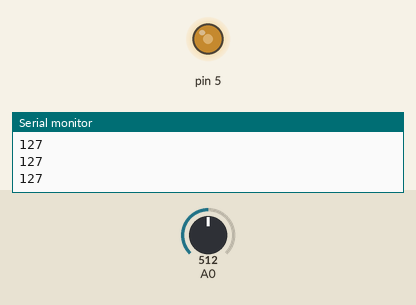
Simulated run of this sketch. Board: Arduino Uno, built with avr-gcc and run on an emulated ATmega328P. On the bench: output pins drawn as LEDs (lit = HIGH), the last lines printed to the serial monitor. The test bench sets the inputs (shaded band); at power-on: A0 = 512.

Above: at 1.2 s.
1.3 s: A0 set to 306
At 1.8 s:
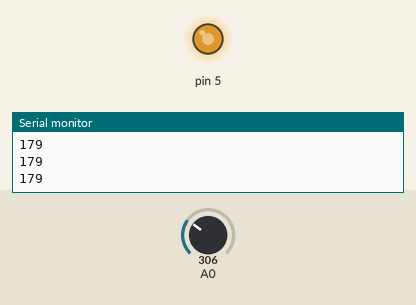
2.8 s: A0 set to 122
At 4.0 s:
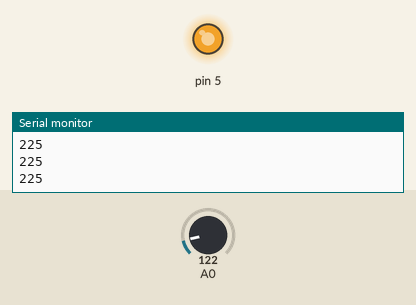
4.3 s: A0 set to 900
At 5.3 s:
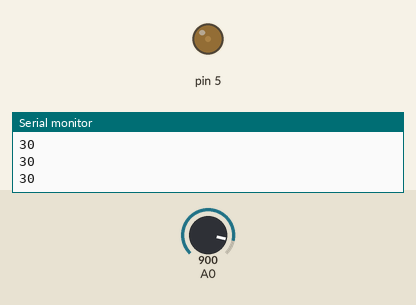
5.8 s: A0 set to 1023
At 6.5 s:
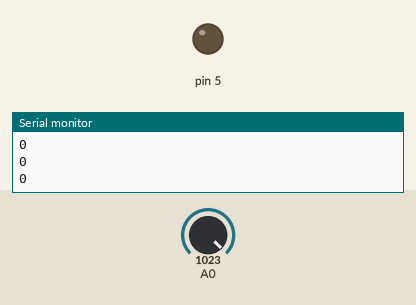
Timing chart, 0 to 8.3 s (numbered marks = the images above; inputs shaded):
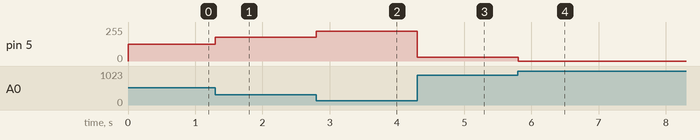

The sketch:

lab5.3.2.ino
```cpp
int statusLed;
void setup() {
  // put your setup code here, to run once:
  pinMode(13,INPUT);
  pinMode(5,OUTPUT);
  Serial.begin(9600);
  pinMode(A0,INPUT);
}

void loop() {
  Serial.println(((analogRead(A0)/4)-255)*-1);
  // put your main code here, to run repeatedly:
  analogWrite(5,((analogRead(A0)/4)-255)*-1);

}
```

Measured:
- after the input at 1.3 s, pin 5: 127/255 → 179/255 at once
- after the input at 2.8 s, pin 5: 179/255 → 225/255 at once
- after the input at 4.3 s, pin 5: 225/255 → 30/255 at once
- after the input at 5.8 s, pin 5: 30/255 → 0/255 at once
